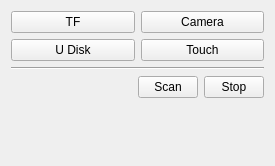
         <widget class="QWidget" name="FlashTestPage">
          <property name="geometry">
           <rect>
            <x>0</x>
            <y>0</y>
            <width>275</width>
            <height>166</height>
           </rect>
          </property>
          <attribute name="icon">
           <iconset resource="../IDE.qrc">
            <normaloff>:/Others/rc/Others/Flash.png</normaloff>:/Others/rc/Others/Flash.png</iconset>
          </attribute>
          <attribute name="label">
           <string>Flash Case</string>
          </attribute>
          <layout class="QVBoxLayout" name="verticalLayout_4">
           <item>
            <layout class="QGridLayout" name="gridLayout_2">
             <item row="0" column="0">
              <widget class="QPushButton" name="ExternalDeviceCase_TF">
               <property name="text">
                <string>TF</string>
               </property>
              </widget>
             </item>
             <item row="0" column="1">
              <widget class="QPushButton" name="ExternalDeviceCase_Camera">
               <property name="text">
                <string>Camera</string>
               </property>
              </widget>
             </item>
             <item row="1" column="0">
              <widget class="QPushButton" name="ExternalDeviceCase_UDisk">
               <property name="text">
                <string>U Disk</string>
               </property>
              </widget>
             </item>
             <item row="1" column="1">
              <widget class="QPushButton" name="ExternalDeviceCase_Touch">
               <property name="text">
                <string>Touch</string>
               </property>
              </widget>
             </item>
            </layout>
           </item>
           <item>
            <widget class="Line" name="line_13">
             <property name="orientation">
              <enum>Qt::Horizontal</enum>
             </property>
            </widget>
           </item>
           <item>
            <layout class="QHBoxLayout" name="horizontalLayout_2">
             <item>
              <spacer name="horizontalSpacer_9">
               <property name="orientation">
                <enum>Qt::Horizontal</enum>
               </property>
               <property name="sizeHint" stdset="0">
                <size>
                 <width>40</width>
                 <height>20</height>
                </size>
               </property>
              </spacer>
             </item>
             <item>
              <widget class="QPushButton" name="ExternalDeviceCase_Scan_Btn">
               <property name="minimumSize">
                <size>
                 <width>60</width>
                 <height>0</height>
                </size>
               </property>
               <property name="maximumSize">
                <size>
                 <width>60</width>
                 <height>16777215</height>
                </size>
               </property>
               <property name="text">
                <string>Scan</string>
               </property>
              </widget>
             </item>
             <item>
              <widget class="QPushButton" name="ExternalDeviceCase_Stop_Btn">
               <property name="minimumSize">
                <size>
                 <width>60</width>
                 <height>0</height>
                </size>
               </property>
               <property name="maximumSize">
                <size>
                 <width>60</width>
                 <height>16777215</height>
                </size>
               </property>
               <property name="text">
                <string>Stop</string>
               </property>
              </widget>
             </item>
            </layout>
           </item>
           <item>
            <spacer name="verticalSpacer_5">
             <property name="orientation">
              <enum>Qt::Vertical</enum>
             </property>
             <property name="sizeHint" stdset="0">
              <size>
               <width>20</width>
               <height>124</height>
              </size>
             </property>
            </spacer>
           </item>
          </layout>
         </widget>
